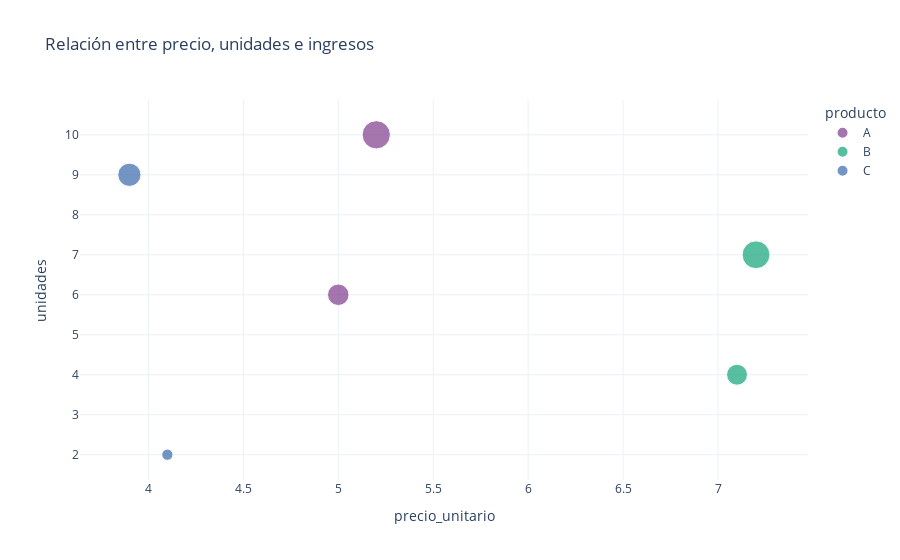

Notebook cell for this chart:
### Markdown cell above
---
## 4️⃣ Gráfico de dispersión — Precio vs Unidades

Podemos analizar la relación entre variables numéricas de forma interactiva.

### Code cell
fig = px.scatter(
    df, x='precio_unitario', y='unidades', color='producto',
    size='ingresos', hover_name='producto',
    title='Relación entre precio, unidades e ingresos',
    color_discrete_sequence=px.colors.qualitative.Bold
)
fig.update_layout(template='plotly_white')
fig.show()

### Figure 1 — Plotly figure (JSON) as saved in the notebook; plotly's stock layout.template omitted (floating-point values rounded to 4 significant figures)
{"data": [{"hovertemplate": "<b>%{hovertext}</b><br><br>producto=A<br>precio_unitario=%{x}<br>unidades=%{y}<br>ingresos=%{marker.size}<extra></extra>", "hovertext": ["A", "A"], "legendgroup": "A", "marker": {"color": "rgb(127, 60, 141)", "size": [52.0, 30.0], "sizemode": "area", "sizeref": 0.13, "symbol": "circle"}, "mode": "markers", "name": "A", "orientation": "v", "showlegend": true, "type": "scatter", "x": [5.2, 5.0], "xaxis": "x", "y": [10, 6], "yaxis": "y"}, {"hovertemplate": "<b>%{hovertext}</b><br><br>producto=B<br>precio_unitario=%{x}<br>unidades=%{y}<br>ingresos=%{marker.size}<extra></extra>", "hovertext": ["B", "B"], "legendgroup": "B", "marker": {"color": "rgb(17, 165, 121)", "size": [28.4, 50.4], "sizemode": "area", "sizeref": 0.13, "symbol": "circle"}, "mode": "markers", "name": "B", "orientation": "v", "showlegend": true, "type": "scatter", "x": [7.1, 7.2], "xaxis": "x", "y": [4, 7], "yaxis": "y"}, {"hovertemplate": "<b>%{hovertext}</b><br><br>producto=C<br>precio_unitario=%{x}<br>unidades=%{y}<br>ingresos=%{marker.size}<extra></extra>", "hovertext": ["C", "C"], "legendgroup": "C", "marker": {"color": "rgb(57, 105, 172)", "size": [35.1, 8.2], "sizemode": "area", "sizeref": 0.13, "symbol": "circle"}, "mode": "markers", "name": "C", "orientation": "v", "showlegend": true, "type": "scatter", "x": [3.9, 4.1], "xaxis": "x", "y": [9, 2], "yaxis": "y"}], "layout": {"legend": {"itemsizing": "constant", "title": {"text": "producto"}, "tracegroupgap": 0}, "title": {"text": "Relación entre precio, unidades e ingresos"}, "xaxis": {"anchor": "y", "domain": [0, 1], "title": {"text": "precio_unitario"}}, "yaxis": {"anchor": "x", "domain": [0, 1], "title": {"text": "unidades"}}}}
